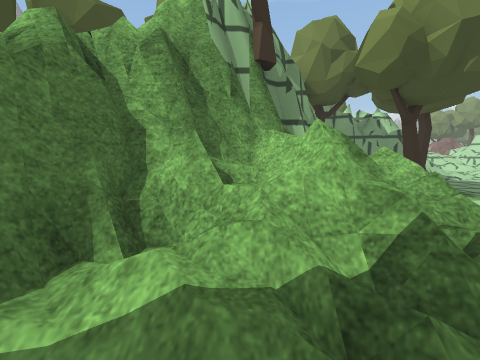
[1] (above)

22 first-person views from a walk through a 3-D level made in the Unity game engine. The camera is 1.2 m above the floor, tilts 6° down and sees 90° across. The floor is counted in squares, 1 m on a side. Each view is taken from the middle of a square. On the plan, view 1 faces up. The plan holds only what a view shows up to about 12 squares ahead; the rest is blank. The place goes on beyond the plan. The player is left out. Some animated figures are left out. Some surface patterns are stand-ins.

[2]
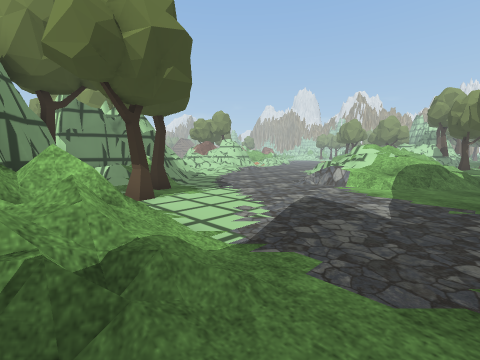

[3]
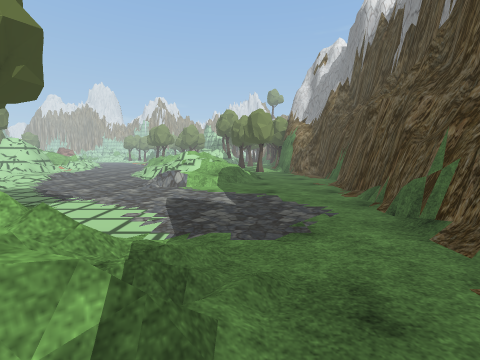

[4]
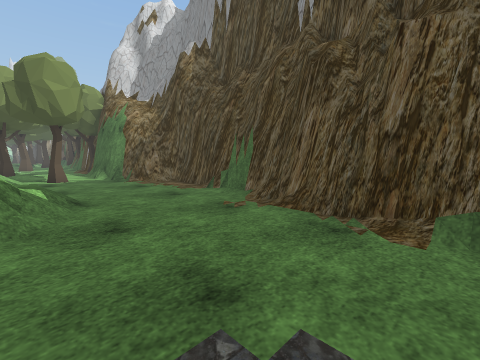

[5]
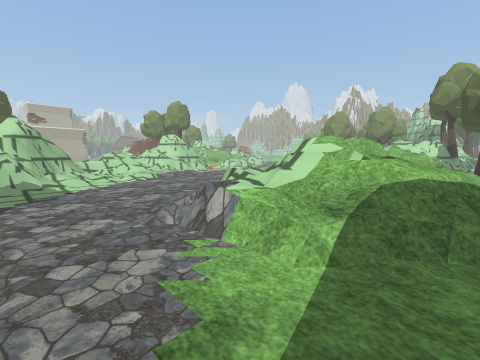

[6]
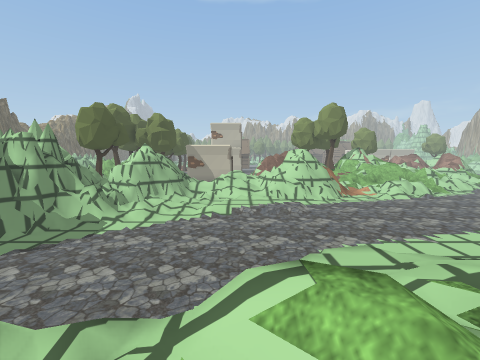

[7]
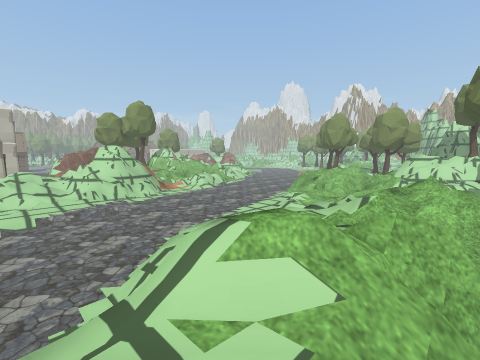

[8]
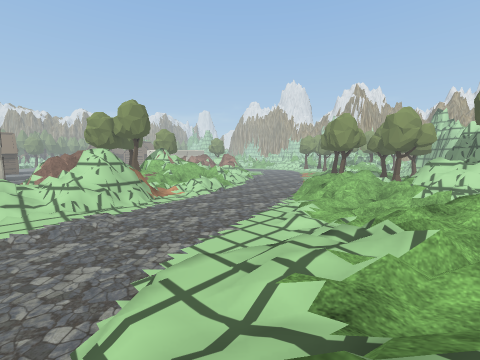

[9]
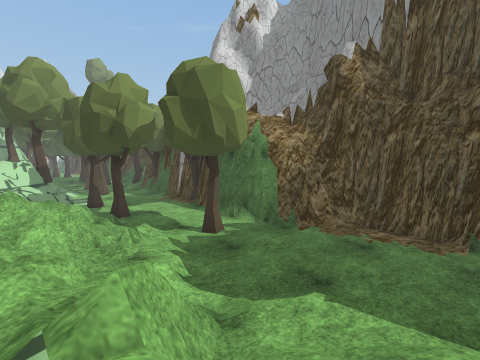

[10]
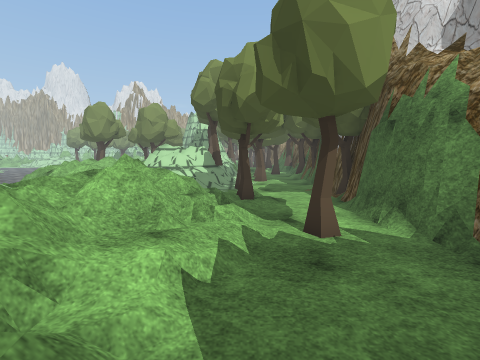

[11]
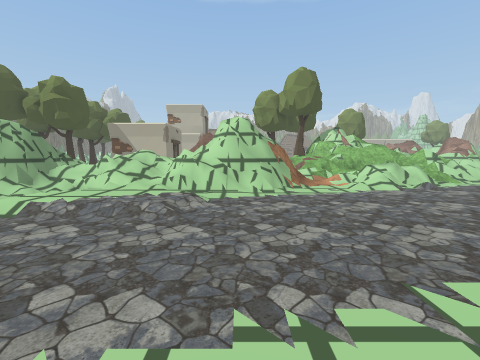

[12]
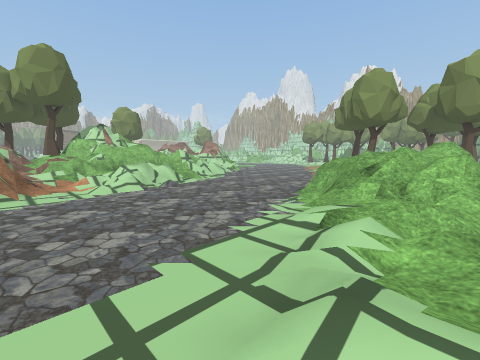

[13]
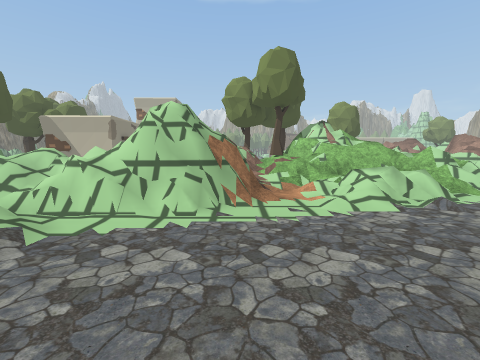

[14]
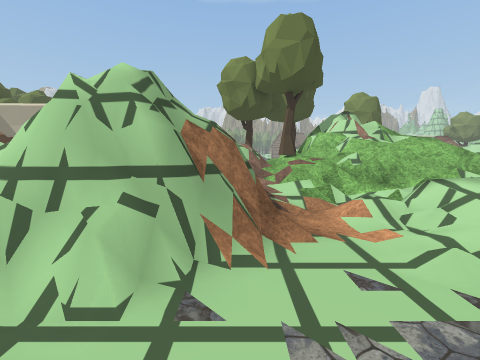

[15]
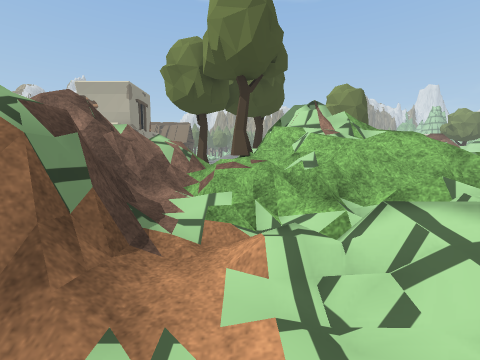

[16]
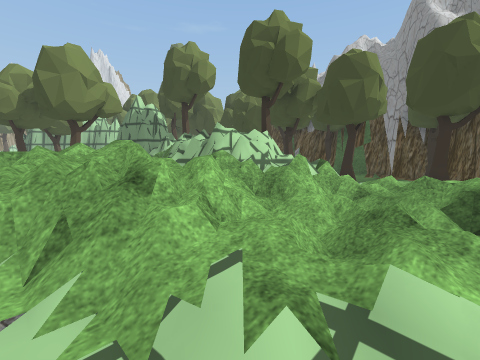

[17]
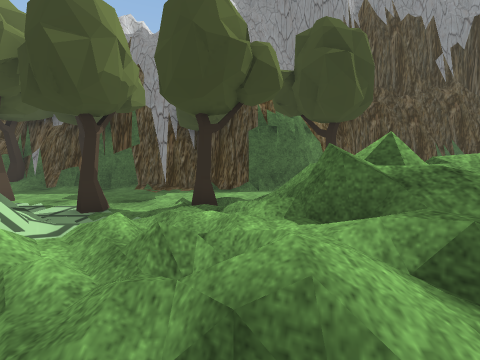

[18]
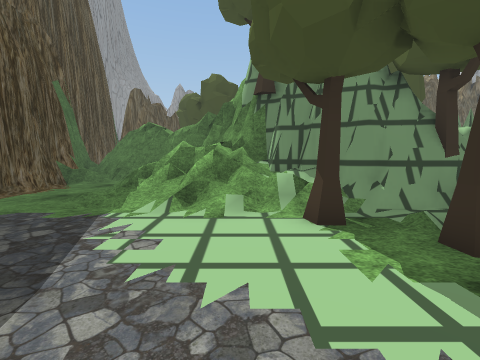

[19]
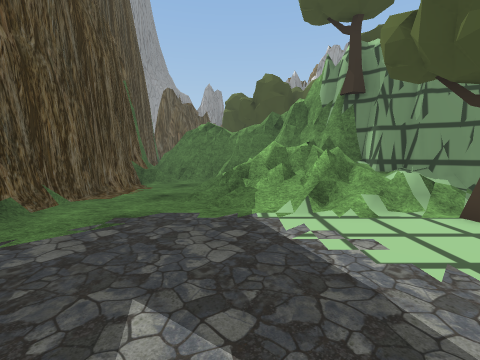

[20]
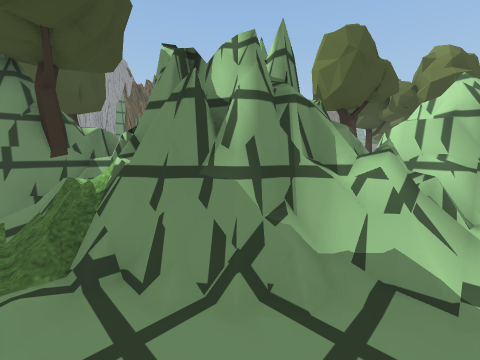

[21]
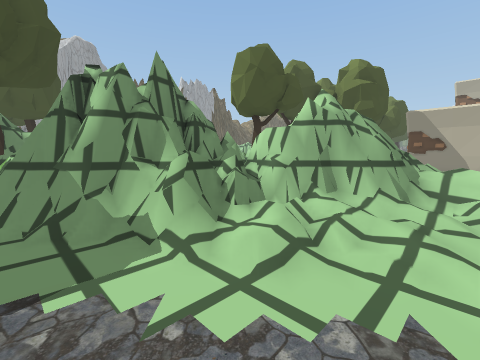

[22]
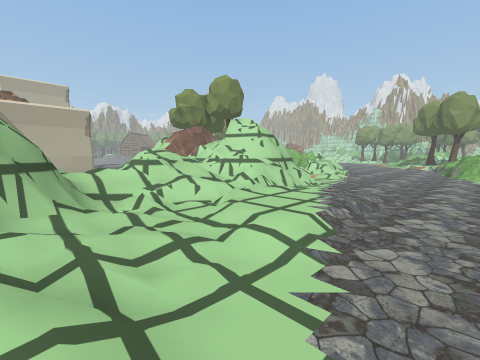

### Floor plan
Key: @ floor where view 1 was taken; # wall or solid block; x gap in a wall; . main floor; : floor 0.25 m higher than the main floor; + floor 0.5 m higher than the main floor; * floor 0.75 m higher than the main floor; % floor 1 m higher than the main floor; & floor 1.25 m higher than the main floor; / step, stairs or slope; = window, fence, low wall or low ledge; ^ raised ledge; T tree.
Columns run from 4 left of view 1 to 29 right of it. Each row starts with its distance up from view 1.
 28                             T
 27                             T
 26                             =
 25                            T##
 24                ####      = T##
 23                          =%%=###
 22          TT         =###=#%%#^##=
 21                     #####=//*%##=#
 20                     ===  =///:*===
 19                   = ######///:++/+
 18           TT   =////#=####//===//.
 17           TT ###/////=###=..:==...
 16             =###=////====.........
 15            #=##=//////............
 14            ##==/:.::::/...........
 13            ##==/..::::............
 12        ######=#/................==
 11       ########.................==#
 10       #T==#==................:///#
  9       ##=###..............//////==
  8       ##=.T..........# .../////**#
  7 T    ##//T..........=*// /////+:==
  6 T   ###//T.......///*///==x#/:#=*=
  5 T  ### //......//===%///==&=//#=*^
  4   #####=/......///&/////====////*=
  3   ##==*//....../////==///==#/////=
  2  ##=///:........//////////+////...
  1  ##////........../////..////.T..T.
  0  ##.@.............///......././...
 -1  #=......................T........
 -2  #####............................
 -3  #  ########=...........######T###
 -4           #######......###   ####
 -5                 ########

Where each view was taken, in squares from view 1:
view 1: 0 up, 0 right, facing up
view 2: 0 up, 2 right, facing up-right
view 3: 1 up, 0 right, facing right
view 4: 1 up, 8 right, facing down-right
view 5: 1 up, 9 right, facing up-right
view 6: 3 up, 15 right, facing up
view 7: 3 up, 14 right, facing up-right
view 8: 4 up, 15 right, facing up-right
view 9: 4 up, 15 right, facing down-right
view 10: 1 up, 16 right, facing right
view 11: 8 up, 19 right, facing up
view 12: 8 up, 21 right, facing up-right
view 13: 11 up, 21 right, facing up
view 14: 14 up, 21 right, facing up
view 15: 16 up, 23 right, facing up
view 16: 11 up, 24 right, facing down-right
view 17: 7 up, 24 right, facing down
view 18: 5 up, 9 right, facing left
view 19: 2 up, 9 right, facing left
view 20: 9 up, 10 right, facing up-left
view 21: 10 up, 13 right, facing up-left
view 22: 11 up, 11 right, facing up-right
